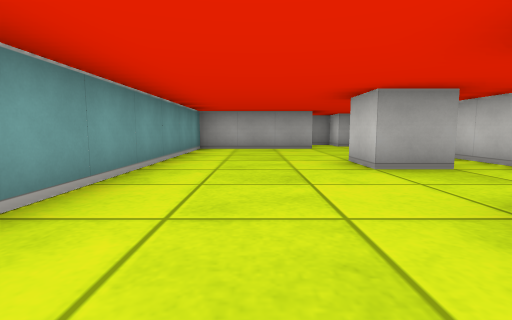
view 1 (above)

12 first-person views from a walk through a cub3D maze. The camera is about half as high as the walls, tilts 6° down and sees 85° across. The floor is counted in squares. Each view is taken from the middle of a square. On the plan, view 1 faces up. The plan holds only what a view shows up to about 9 squares ahead; the rest is blank.

view 2
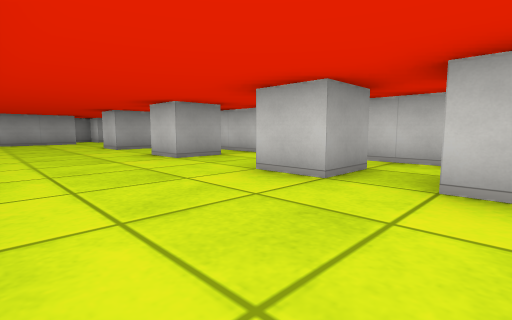

view 3
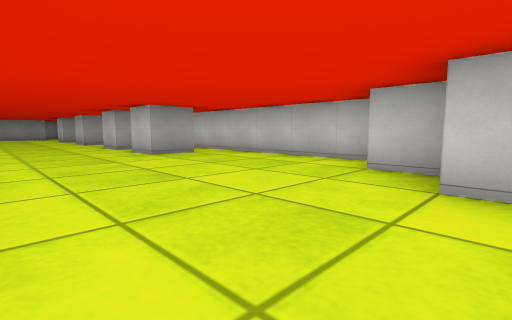

view 4
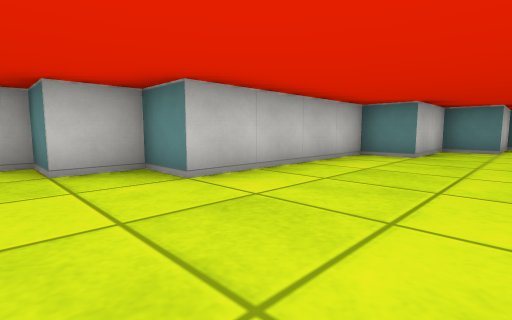

view 5
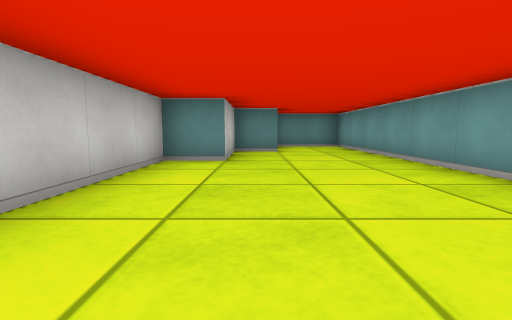

view 6
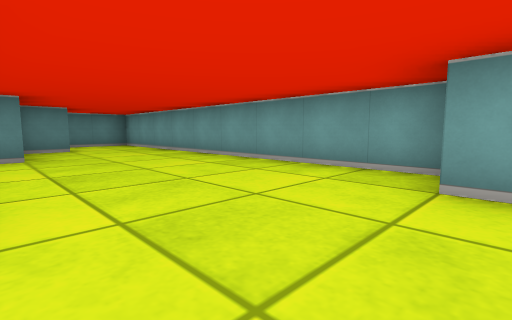

view 7
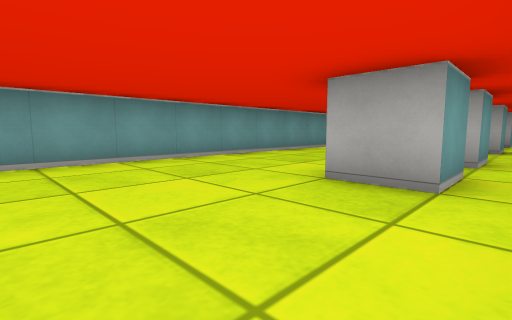

view 8
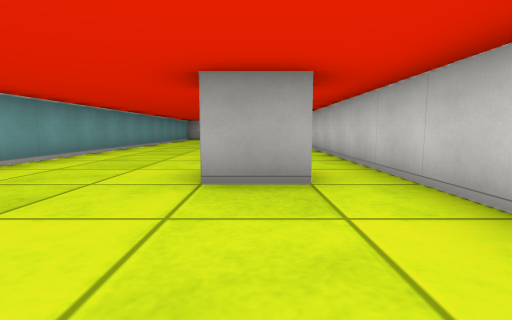

view 9
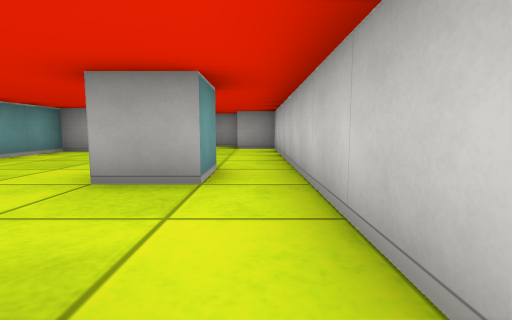

view 10
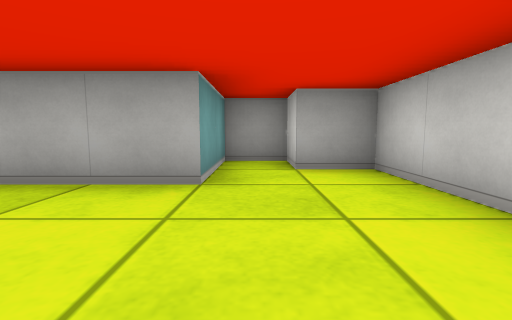

view 11
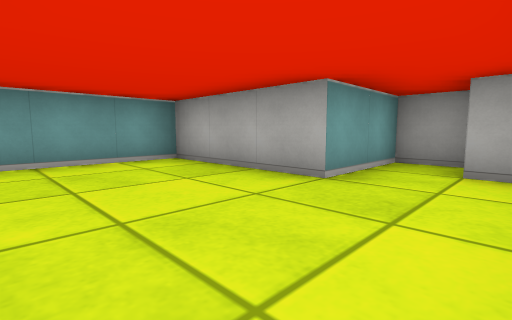

view 12
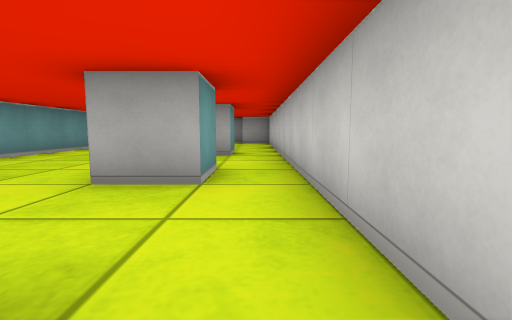

### Floor plan
Points are (right, up) in squares from view 1. A wall is a line through its corners. A room is listed if a view was taken in it or the views show most of it. See-through windows are left out.
Room 1 (views 1, 2, 3, 4, 5, 6, 7, 8, 9, 10, 11, 12)
walls: (2.5, -3.4) (2.5, -4.5) (1.5, -4.5) (1.5, -3.5); (2.5, -1.5) (2.5, -2.5) (1.5, -2.5) (1.5, -1.5); (2.5, 1.5) (2.5, 0.5) (1.5, 0.5) (1.5, 1.5); (-2.5, -8.6) (-2.5, -17.5) (-0.5, -17.5) (-0.5, -15.5) (0.5, -15.5) (0.5, -13.5) (1.5, -13.5) (1.5, -9.5) (2.5, -9.5) (2.5, -8.5) (3.5, -8.5) (3.5, 8.5) (2.5, 8.5) (2.5, 9.5) (1.5, 9.5) (1.5, 7.5) (-1.5, 7.5) (-1.5, -8.5); (2.5, 4.5) (2.5, 3.5) (1.5, 3.5) (1.5, 4.5)

Where each view was taken, in squares from view 1:
view 1: 0 up, 0 right, facing up
view 2: 4 down, 1 left, facing up-right
view 3: 10 down, 1 left, facing up-right
view 4: 8 down, 1 left, facing down-right
view 5: 9 down, 0 right, facing down
view 6: 8 down, 1 right, facing down-left
view 7: 7 down, 3 right, facing up-left
view 8: 7 down, 2 right, facing up
view 9: 1 up, 3 right, facing up
view 10: 5 up, 2 right, facing up
view 11: 5 up, 3 right, facing up-left
view 12: 2 down, 3 right, facing up
